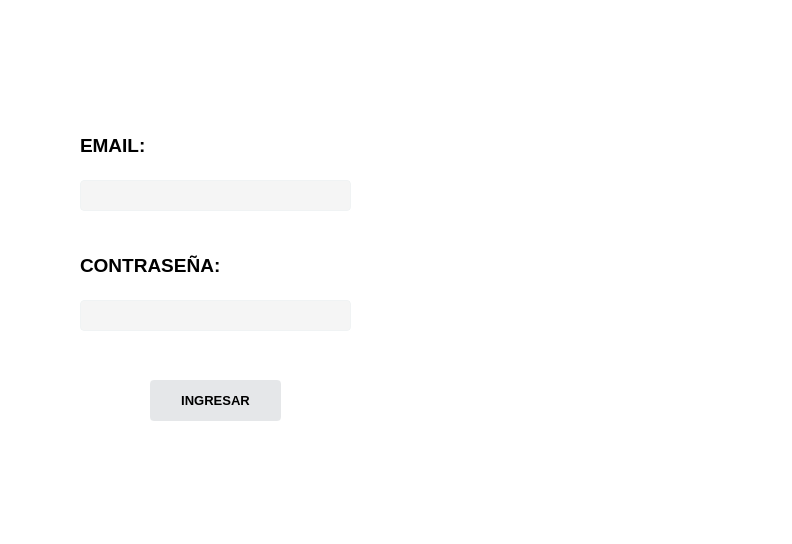
<?xml version="1.0" encoding="UTF-8"?>
<ui version="4.0">
 <class>Login</class>
 <widget class="QWidget" name="Login">
  <property name="geometry">
   <rect>
    <x>0</x>
    <y>0</y>
    <width>792</width>
    <height>544</height>
   </rect>
  </property>
  <property name="font">
   <font>
    <weight>75</weight>
    <bold>true</bold>
   </font>
  </property>
  <property name="windowTitle">
   <string>Form</string>
  </property>
  <property name="styleSheet">
   <string notr="true">background-color: white;
</string>
  </property>
  <widget class="QLabel" name="lblEmail">
   <property name="geometry">
    <rect>
     <x>80</x>
     <y>130</y>
     <width>81</width>
     <height>31</height>
    </rect>
   </property>
   <property name="font">
    <font>
     <pointsize>14</pointsize>
     <weight>75</weight>
     <bold>true</bold>
    </font>
   </property>
   <property name="styleSheet">
    <string notr="true">background: transparent;
color: black;
</string>
   </property>
   <property name="text">
    <string>&lt;html&gt;&lt;head/&gt;&lt;body&gt;&lt;p&gt;&lt;span style=&quot; color:#000000;&quot;&gt;EMAIL:&lt;/span&gt;&lt;/p&gt;&lt;/body&gt;&lt;/html&gt;</string>
   </property>
  </widget>
  <widget class="QLabel" name="lblEmail_2">
   <property name="geometry">
    <rect>
     <x>80</x>
     <y>250</y>
     <width>171</width>
     <height>31</height>
    </rect>
   </property>
   <property name="font">
    <font>
     <pointsize>14</pointsize>
     <weight>75</weight>
     <bold>true</bold>
    </font>
   </property>
   <property name="styleSheet">
    <string notr="true">background: transparent;
color: black;
</string>
   </property>
   <property name="text">
    <string>&lt;html&gt;&lt;head/&gt;&lt;body&gt;&lt;p&gt;&lt;span style=&quot; color:#000000;&quot;&gt;CONTRASEÑA:&lt;/span&gt;&lt;/p&gt;&lt;/body&gt;&lt;/html&gt;</string>
   </property>
  </widget>
  <widget class="QPushButton" name="btnIngresarLogin">
   <property name="geometry">
    <rect>
     <x>150</x>
     <y>380</y>
     <width>131</width>
     <height>41</height>
    </rect>
   </property>
   <property name="font">
    <font>
     <pointsize>10</pointsize>
     <weight>75</weight>
     <bold>true</bold>
    </font>
   </property>
   <property name="styleSheet">
    <string notr="true">/* Estilo base del botón */
QPushButton {
    background-color: #E5E7E9; /* Color de fondo */
    color: black; /* Color del texto */
    border: 2px solid #E5E7E9; /* Borde del botón */
    border-radius: 4px; /* Esquinas redondeadas */
    padding: 8px 16px; /* Espaciado interno */
}

/* Estilo al pasar el ratón sobre el botón */
QPushButton:hover {
    background-color: #D5DBDB; /* Nuevo color de fondo al pasar el ratón */
    border: 2px solid #CCD1D1; /* Nuevo borde al pasar el ratón */
    color: black; /* Nuevo color del texto al pasar el ratón */
}

/* Estilo al hacer clic en el botón */
QPushButton:pressed {
    background-color: #BFC9CA; /* Nuevo color de fondo al hacer clic */
    border: 2px solid #BFC9CA; /* Nuevo borde al hacer clic */
    color: black; /* Nuevo color del texto al hacer clic */
}
</string>
   </property>
   <property name="text">
    <string>INGRESAR</string>
   </property>
  </widget>
  <widget class="QLineEdit" name="txtCorreoLogin">
   <property name="geometry">
    <rect>
     <x>80</x>
     <y>180</y>
     <width>271</width>
     <height>31</height>
    </rect>
   </property>
   <property name="styleSheet">
    <string notr="true">QLineEdit:enabled {
    background-color: #F5F5F5; /* Color de fondo cuando está habilitado */
    border: 1px solid #F0F3F4; /* Borde del cuadro de texto cuando está habilitado */
    border-radius: 4px; /* Esquinas redondeadas cuando está habilitado */
    padding: 4px; /* Espaciado interno cuando está habilitado */
}

QLineEdit:enabled:hover {
    background-color: #ECF0F1; /* Cambiar el color de fondo al pasar el ratón */
}

QLineEdit:enabled:focus {
    border: 2px solid #D0D3D4 /* Cambiar el borde al obtener el foco */
}


</string>
   </property>
  </widget>
  <widget class="QLineEdit" name="txtContrasenaLogin">
   <property name="geometry">
    <rect>
     <x>80</x>
     <y>300</y>
     <width>271</width>
     <height>31</height>
    </rect>
   </property>
   <property name="styleSheet">
    <string notr="true">QLineEdit:enabled {
    background-color: #F5F5F5; /* Color de fondo cuando está habilitado */
    border: 1px solid #F0F3F4; /* Borde del cuadro de texto cuando está habilitado */
    border-radius: 4px; /* Esquinas redondeadas cuando está habilitado */
    padding: 4px; /* Espaciado interno cuando está habilitado */
}

QLineEdit:enabled:hover {
    background-color: #ECF0F1; /* Cambiar el color de fondo al pasar el ratón */
}

QLineEdit:enabled:focus {
    border: 2px solid #D0D3D4 /* Cambiar el borde al obtener el foco */
}


</string>
   </property>
  </widget>
  <widget class="QLabel" name="label">
   <property name="geometry">
    <rect>
     <x>450</x>
     <y>40</y>
     <width>271</width>
     <height>151</height>
    </rect>
   </property>
   <property name="text">
    <string/>
   </property>
   <property name="pixmap">
    <pixmap>../imagenes/ucuenca.png</pixmap>
   </property>
  </widget>
  <widget class="QLabel" name="label_2">
   <property name="geometry">
    <rect>
     <x>460</x>
     <y>210</y>
     <width>251</width>
     <height>241</height>
    </rect>
   </property>
   <property name="text">
    <string/>
   </property>
   <property name="pixmap">
    <pixmap>../imagenes/acceso.png</pixmap>
   </property>
  </widget>
 </widget>
 <resources/>
 <connections/>
</ui>
